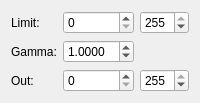
               <widget class="QWidget" name="tab_5">
                <attribute name="title">
                 <string>Level</string>
                </attribute>
                <layout class="QGridLayout" name="gridLayout_5">
                 <item row="1" column="0">
                  <widget class="QLabel" name="label_8">
                   <property name="sizePolicy">
                    <sizepolicy hsizetype="Maximum" vsizetype="Preferred">
                     <horstretch>0</horstretch>
                     <verstretch>0</verstretch>
                    </sizepolicy>
                   </property>
                   <property name="text">
                    <string>Gamma:</string>
                   </property>
                  </widget>
                 </item>
                 <item row="2" column="0">
                  <widget class="QLabel" name="label_9">
                   <property name="sizePolicy">
                    <sizepolicy hsizetype="Maximum" vsizetype="Preferred">
                     <horstretch>0</horstretch>
                     <verstretch>0</verstretch>
                    </sizepolicy>
                   </property>
                   <property name="text">
                    <string>Out:</string>
                   </property>
                  </widget>
                 </item>
                 <item row="0" column="0">
                  <widget class="QLabel" name="label_7">
                   <property name="sizePolicy">
                    <sizepolicy hsizetype="Maximum" vsizetype="Preferred">
                     <horstretch>0</horstretch>
                     <verstretch>0</verstretch>
                    </sizepolicy>
                   </property>
                   <property name="text">
                    <string>Limit:</string>
                   </property>
                  </widget>
                 </item>
                 <item row="0" column="1">
                  <widget class="QSpinBox" name="sbx_limit_min">
                   <property name="maximum">
                    <number>255</number>
                   </property>
                  </widget>
                 </item>
                 <item row="0" column="2">
                  <widget class="QSpinBox" name="sbx_limit_max">
                   <property name="maximum">
                    <number>255</number>
                   </property>
                   <property name="value">
                    <number>255</number>
                   </property>
                  </widget>
                 </item>
                 <item row="1" column="1">
                  <widget class="QDoubleSpinBox" name="dsbx_gamma">
                   <property name="decimals">
                    <number>4</number>
                   </property>
                   <property name="minimum">
                    <double>0.050000000000000</double>
                   </property>
                   <property name="maximum">
                    <double>10.000000000000000</double>
                   </property>
                   <property name="singleStep">
                    <double>0.050000000000000</double>
                   </property>
                   <property name="value">
                    <double>1.000000000000000</double>
                   </property>
                  </widget>
                 </item>
                 <item row="2" column="1">
                  <widget class="QSpinBox" name="sbx_out_min">
                   <property name="maximum">
                    <number>255</number>
                   </property>
                  </widget>
                 </item>
                 <item row="2" column="2">
                  <widget class="QSpinBox" name="sbx_out_max">
                   <property name="maximum">
                    <number>255</number>
                   </property>
                   <property name="value">
                    <number>255</number>
                   </property>
                  </widget>
                 </item>
                </layout>
               </widget>
